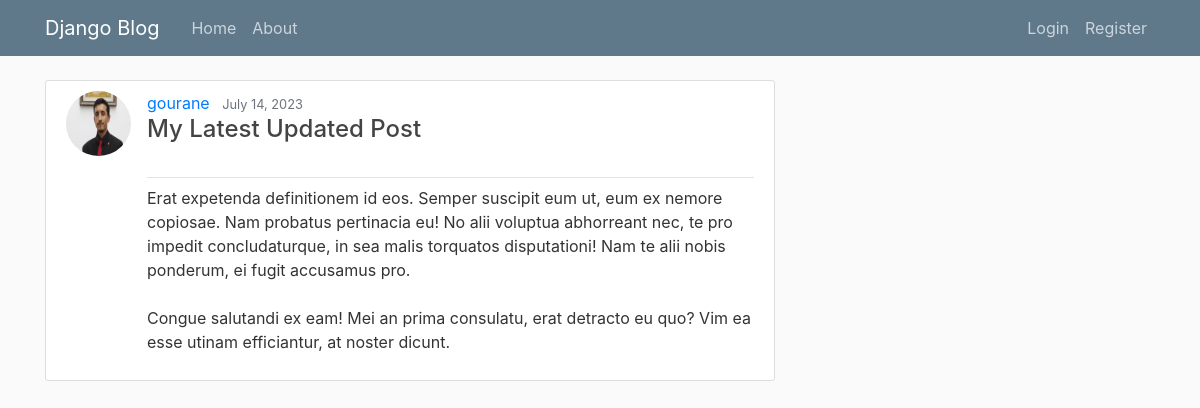
Screenshot of /post/32/ with the database file from the repository.
### blog/models.py (models this page shows, shortened)
class POST(models.Model):
    title = models.CharField(max_length= 100)
    content = models.TextField()
    date=models.DateTimeField(default =timezone.now)
    author = models.ForeignKey( User , on_delete=models.CASCADE)

### users/models.py (models this page shows, shortened)
class profile(models.Model):
    user = models.OneToOneField(User, on_delete= models.CASCADE)
    image = models.ImageField(default='default.jpg', upload_to='profile_pics')

### blog/views.py (the view)
# urls.py: path('post/<int:pk>/',  PostDetailView.as_view() ,name='post-detail'),
class PostDetailView(DetailView):
    model =POST

### blog/templates/blog/post_detail.html (shortened to what this page needs)
{%extends "blog/base.html"%}
{%block content%}
    <article class="media content-section">
      <img class="rounded-circle article-img" src="{{object.author.profile.image.url}}"  >
      <div class="media-body">
          <div class="article-metadata">
            <a class="mr-2" href='{%url 'user-posts' object.author.username %}'> {{ post.author }}</a>
            <small class="text-muted">{{ object.date|date:"F d, Y" }} </small>
          <div>
            <a class="mr-2" href="{% url  'post-detail' object.id %}"><h4> {{ object.title }}</h4></a>
          </div>
        </div>
          <p class="article-content">{{ object.content }}</p>
        </div>
      </article>
{%endblock content%}

### blog/static/blog/main.css (style rules this page uses)
body { background: #fafafa; color: #333333; margin-top: 5rem; }
h1, h2, h3, h4, h5, h6 { color: #444444; }
.content-section { background: #ffffff; padding: 10px 20px; border: 1px solid #dddddd; border-radius: 3px; margin-bottom: 20px; }
.article-content { white-space: pre-line; }
.article-img { height: 65px; width: 65px; margin-right: 16px; }
.article-metadata { padding-bottom: 1px; margin-bottom: 4px; border-bottom: 1px solid #e3e3e3 }

### rows the page displays
POST: author.profile.image (picture), author "gourane", date "July 14, 2023", title "My Latest Updated Post", content "Erat expetenda definitionem id eos. Semper suscipit eum ut, eum ex nemore copiosae. Nam probatus pertinacia eu! No alii voluptua abhorreant nec, te pro impedit concludaturque, in sea malis torquatos disputationi! Nam te alii nobis ponderum, ei fugit accusamus pro. Congue salutandi ex eam! Mei an prima consulatu, erat detracto eu quo? Vim ea esse utinam efficiantur, at noster dicunt."
